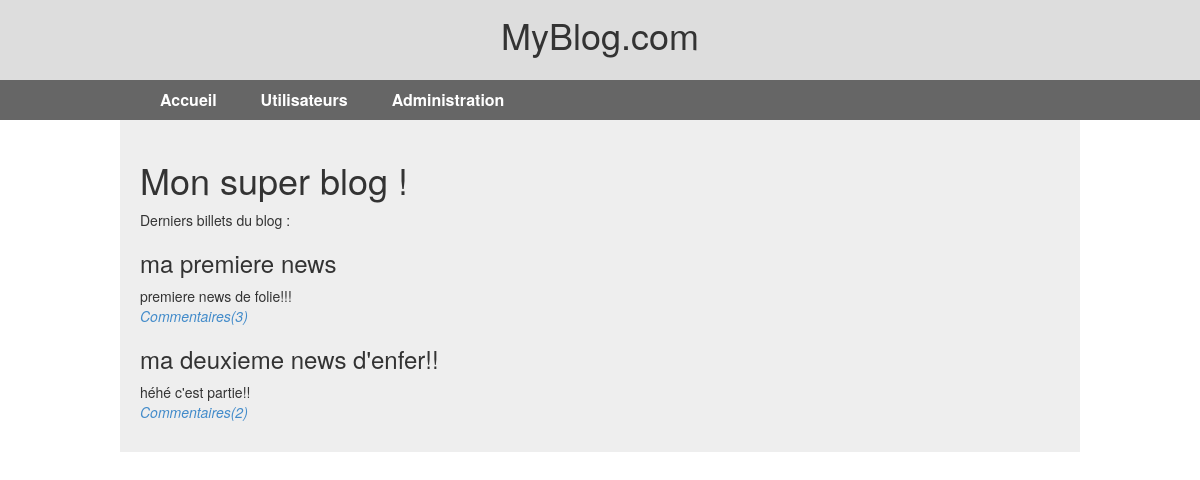
The page / on the database its author committed.
### tables this page shows
CREATE TABLE IF NOT EXISTS `news` (
  `id` int(11) NOT NULL AUTO_INCREMENT,
  `titre` varchar(255) NOT NULL,
  `contenu` text NOT NULL,
  PRIMARY KEY (`id`)
);

### controleur/index.php (called while the page is built, shortened)
<?php
$manager = new NewsManager($db);
$managercomm = new CommentairesManager($db);
$news = $manager->getList();
include_once('vue/index.php');

### modele/NewsManager.class.php (called while the page is built, shortened)
<?php
class NewsManager
{
  private $_db;
  public function getList()
  {
    $news = array();
    $q = $this->_db->prepare('SELECT id, titre, contenu FROM news ORDER BY id');
    $q->execute();
    while ($donnees = $q->fetch(PDO::FETCH_ASSOC))
    {
      $news[] = new News($donnees);
    }
    return $news;
  }
  public function setDb(PDO $db)
  {
    $this->_db = $db;
  }
}

### modele/News.class.php (called while the page is built, shortened)
<?php
class News
{
public $_id,
          $_titre,
          $_contenu;
  public function hydrate(array $donnees)
  {
    foreach ($donnees as $key => $value)
    {
      $method = 'set'.ucfirst($key);
    }
  }
  public function id()
  {
    return $this->_id;
  }
  public function contenu()
  {
    return $this->_contenu;
  }
  public function titre()
  {
    return $this->_titre;
  }
  public function setId($id)
  {
    $id = (int) $id;
    $this->_id = $id;
  }
  public function setTitre($titre)
  {
    if (is_string($titre))
    {
      $this->_titre = $titre;
    }
  }
  public function setContenu($contenu)
  {
    if (is_string($contenu))
    {
      $this->_contenu = $contenu;
    }
  }
}

### modele/CommentairesManager.class.php (called while the page is built, shortened)
<?php
class CommentairesManager
{
  private $_db;
  public function count($id)
  {
    $q = $this->_db->prepare('SELECT COUNT(*) FROM commentaires WHERE id_billet = :id');
    $q->bindValue(':id', $id);
    $q->execute();
    return $q->fetchColumn();
  }
  public function setDb(PDO $db)
  {
    $this->_db = $db;
  }
}

### vue/index.php (the view)
<h1>Mon super blog !</h1>
<p>Derniers billets du blog :</p>
<?php foreach ($news as $new)
    {
    ?>
<div>
    <h3>
        <?php echo $new->titre(); ?>
    </h3>
    <p>
        <?php echo $new->contenu(); ?>
        <br />
        <em><a href="?page=news&id=<?php echo $new->id(); ?>">Commentaires(<?php echo $managercomm->count($new->id());?>)</a></em>
    </p>
</div>
<?php
    }
    ?>

### vue/header.php (shortened to what this page needs)
<!DOCTYPE html PUBLIC "-//W3C//DTD XHTML 1.0 Strict//EN" "http://www.w3.org/TR/xhtml1/DTD/xhtml1-strict.dtd">
<html xmlns="http://www.w3.org/1999/xhtml" xml:lang="fr">
    <head>
        <link href="vue/style.css" rel="stylesheet" type="text/css" />
        <link href="vue/bootstrap.css" rel="stylesheet" type="text/css" />
    </head>
    <body>
        <header>
            <h1>MyBlog.com</h1>
        </header>
        <div id="menu">
            <ul>
                <li><a href="?page=index">Accueil</a></li>
                <li><a href="?page=user">Utilisateurs</a></li>
                <li><a href="?page=admin">Administration</a></li>
            </ul>
        </div>
        <div id="content">

### index.php
<?php
include_once('modele/connexion_sql.php');
include_once('vue/header.php');
if (!empty($_GET['page']) && is_file('controleur/'.$_GET['page'].'.php'))
{
        include 'controleur/'.$_GET['page'].'.php';
}
else
{
        include 'controleur/index.php';
}
include_once('vue/footer.php');

### vue/footer.php
</div>
</body>
</html>

### vue/style.css (style rules this page uses)
header { background-color:#ddd; width:100%; text-align:center; height:80px; }
header h1 { margin:0px; padding-top:15px; }
#menu { width:100%; background-color:#666; height:40px; }
#menu ul { margin:auto;width:1000px; }
#menu ul li { display:inline-block; }
#menu ul li a { color:white; font-weight:bold; font-size:16px; line-height:40px; padding:0 20px; }
#content { width:960px; margin:auto; padding:20px; background-color:#eee; }

### rows shown on the page
news: titre "ma premiere news", contenu "premiere news de folie!!!", id "3"
news: titre "ma deuxieme news d'enfer!!", contenu "héhé c'est partie!!", id "2"
